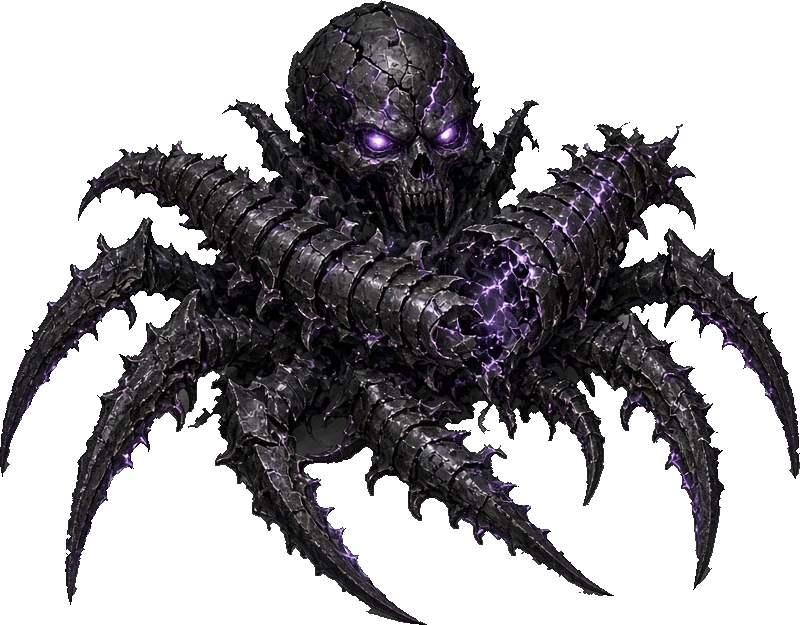
#> input picture art/bosses/coilspire/hitdeath_v1/remains_plate.png, 800 x 625 px, given in place of idle_S_f00.png, which was not available
$ python closeup.py out.png
#> lines starting #> are read from the running program, lines starting #| are printed output that depends on the picture; pictures that were not available may be replaced by others from this repository, and a replacement may not be noted
"""Mender actions v1 - close-up strip of the key frames at 2x (nearest), S over E: idle f00, attack wind-up (f04), strike (f06)
and sweep (f07, f09), skill lift (f03) and hold (f06), hit (f02), death knees (f03), mid-fall (f08) and lying (f12).
usage: closeup.py OUT.png"""
import os, sys, numpy as np
from PIL import Image, ImageDraw, ImageFont
HERE = os.path.dirname(os.path.abspath(__file__)); FR = os.path.join(HERE, '..', 'frames')
KEYS = [('idle', 0), ('attack', 4), ('attack', 6), ('attack', 7), ('attack', 9), ('skill', 3), ('skill', 6), ('hit', 2), ('death', 3), ('death', 8), ('death', 12)]
X0, X1, Y0, Y1, SC = 0, 440, 0, 360, 2
FT = ImageFont.truetype('/usr/share/fonts/truetype/dejavu/DejaVuSans-Bold.ttf', 22)
tw, th = (X1 - X0) * SC, (Y1 - Y0) * SC
S = Image.new('RGB', (len(KEYS) * tw, 2 * th + 2 * 34), (235, 235, 230)); d = ImageDraw.Draw(S)
#> after `S = Image.new('RGB', (len(KEYS) * tw, 2 * th + 2 * 34), (235, 235, 230`:
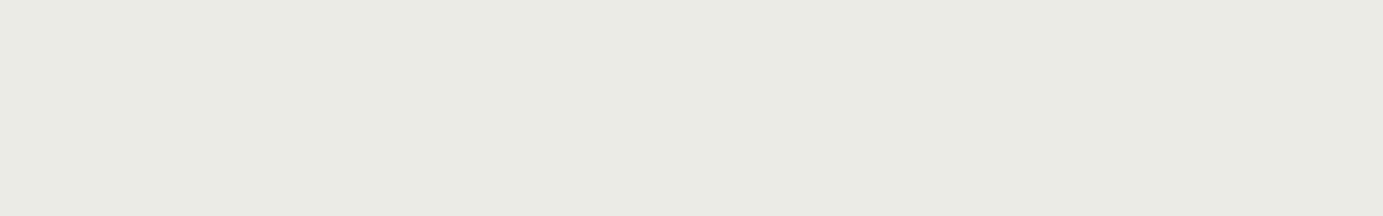
#> S: PIL image 9680x1508 RGB (shown at 1/7 size); mean R, G, B 235, 235, 230
for r, F in enumerate('SE'):
    for k, (a, i) in enumerate(KEYS):
        im = Image.open(f'{FR}/{a}_{F}_f{i:02d}.png').convert('RGBA'); bg = Image.new('RGBA', im.size, (172, 172, 172, 255)); bg.alpha_composite(im)
#> further down, im is the input picture: PIL image 800x625 RGBA; mean R, G, B, A 79.5, 77.6, 80.8, 113.7
#> after `bg.alpha_composite(im)`:
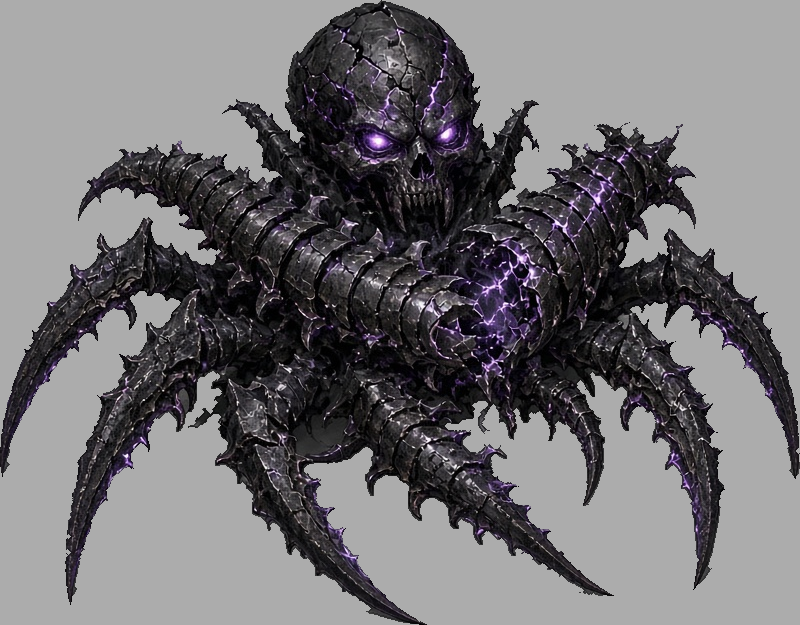
#> bg: PIL image 800x625 RGBA; mean R, G, B, A 115.1, 113.3, 116.2, 255
        t = bg.crop((X0, Y0, X1, Y1)).resize((tw, th), Image.NEAREST).convert('RGB'); y = r * (th + 34) + 34
#> after `t = bg.crop((X0, Y0, X1, Y1)).resize((tw, th), Image.NEAREST).convert(`:
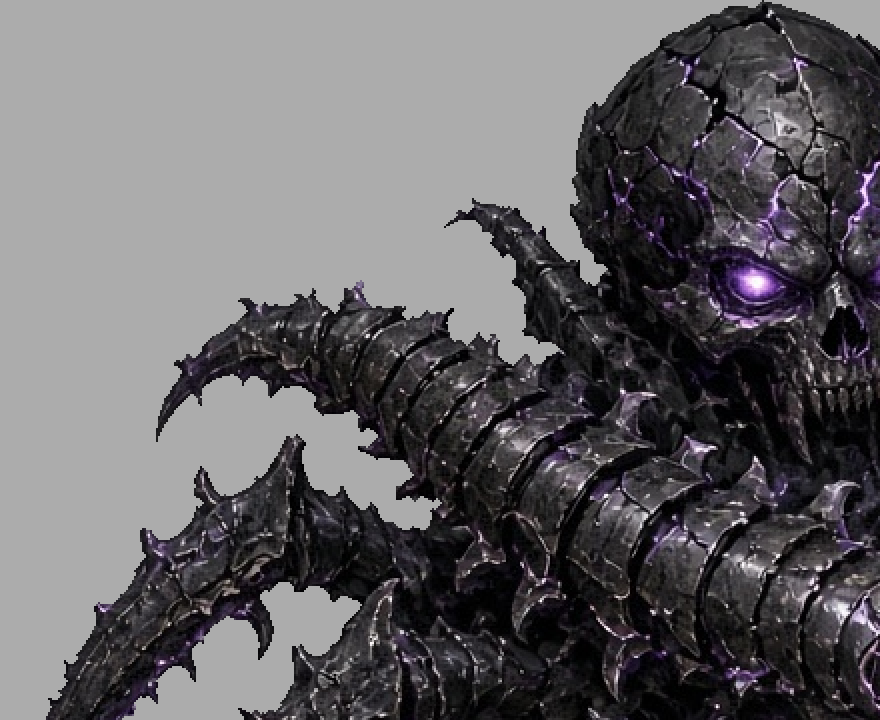
#> t: PIL image 880x720 RGB; mean R, G, B 101.7, 99.7, 102.6
        S.paste(t, (k * tw, y)); d.text((k * tw + 8, y - 30), f'{F}  {a} f{i:02d}', fill=(20, 20, 20), font=FT)
#> after `S.paste(t, (k * tw, y))`:
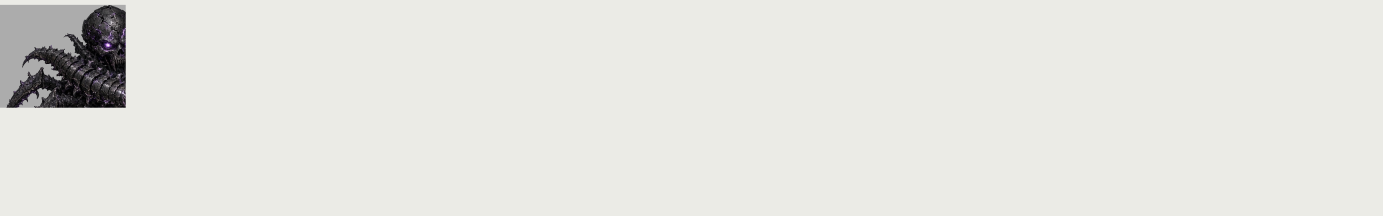
#> S: PIL image 9680x1508 RGB (shown at 1/7 size); mean R, G, B 229.2, 229.1, 224.5
#> (the run stopped early here; a loop or call above may not have finished)
